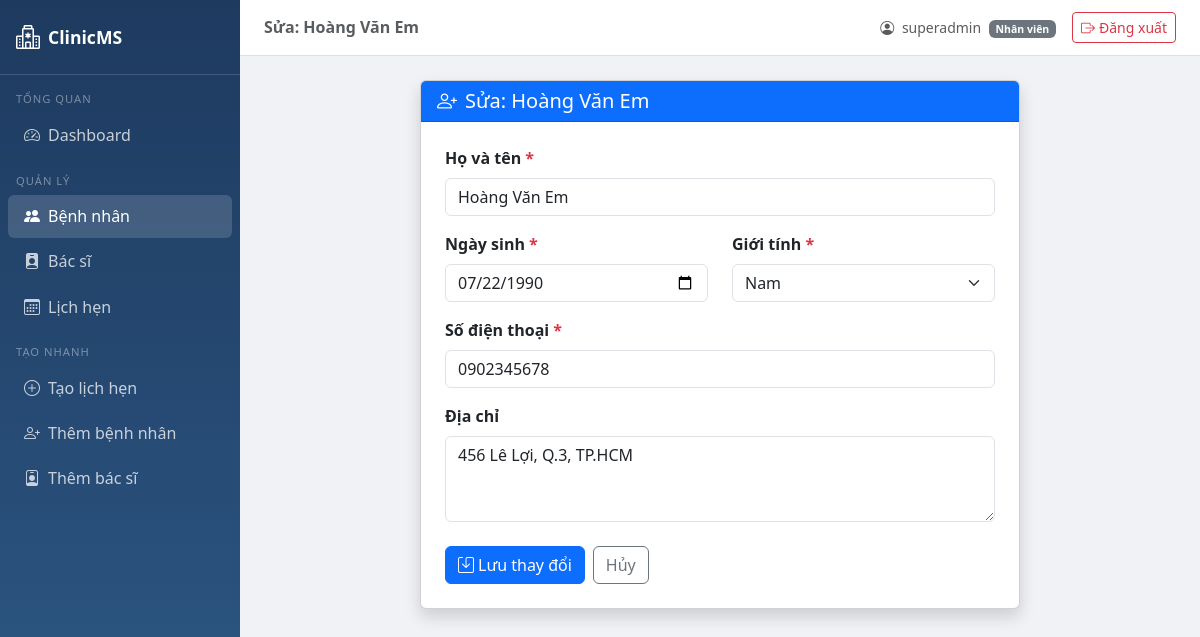
The page /patients/2/update/ (signed in) on the database its author committed.
### accounts/models.py (models this page shows, shortened)
class UserProfile(models.Model):
    ROLE_CHOICES = [
        ('admin', 'Quản trị viên'),
        ('doctor', 'Bác sĩ'),
        ('staff', 'Nhân viên'),
    ]
    user = models.OneToOneField(User, on_delete=models.CASCADE, related_name='profile')
    role = models.CharField(max_length=10, choices=ROLE_CHOICES, default='staff', verbose_name='Vai trò')
    phone = models.CharField(max_length=15, blank=True, verbose_name='Số điện thoại')
    class Meta:
        verbose_name = 'Hồ sơ người dùng'
        verbose_name_plural = 'Hồ sơ người dùng'

### patients/models.py (models this page shows, shortened)
class Patient(models.Model):
    GENDER_CHOICES = [
        ('M', 'Nam'),
        ('F', 'Nữ'),
        ('O', 'Khác'),
    ]
    full_name = models.CharField(max_length=100, verbose_name='Họ và tên')
    date_of_birth = models.DateField(verbose_name='Ngày sinh')
    gender = models.CharField(max_length=1, choices=GENDER_CHOICES, verbose_name='Giới tính')
    phone = models.CharField(max_length=15, verbose_name='Số điện thoại')
    address = models.TextField(blank=True, verbose_name='Địa chỉ')
    created_at = models.DateTimeField(auto_now_add=True, verbose_name='Ngày tạo')
    class Meta:
        verbose_name = 'Bệnh nhân'
        verbose_name_plural = 'Bệnh nhân'
        ordering = ['-created_at']

### patients/views.py (the view)
# urls.py: path('<int:pk>/update/', views.patient_update, name='update'),
@login_required
@role_required('admin', 'staff')
def patient_update(request, pk):
    patient = get_object_or_404(Patient, pk=pk)
    if request.method == 'POST':
        form = PatientForm(request.POST, instance=patient)
        if form.is_valid():
            form.save()
            messages.success(request, f'Đã cập nhật thông tin {patient.full_name}!')
            return redirect('patients:detail', pk=patient.pk)
    else:
        form = PatientForm(instance=patient)
    return render(request, 'patients/patient_form.html', {
        'form': form, 'patient': patient,
        'title': f'Sửa: {patient.full_name}',
        'button_text': 'Lưu thay đổi', 'is_update': True,
    })

### patients/forms.py (shortened to what this page needs)
class PatientForm(forms.ModelForm):
    class Meta:
        model = Patient
        fields = ['full_name', 'date_of_birth', 'gender', 'phone', 'address']
        widgets = {
            'full_name':     forms.TextInput(attrs={'class': 'form-control', 'placeholder': 'Nguyễn Văn A'}),
            'date_of_birth': forms.DateInput(attrs={'class': 'form-control', 'type': 'date'}),
            'gender':        forms.Select(attrs={'class': 'form-select'}),
            'phone':         forms.TextInput(attrs={'class': 'form-control', 'placeholder': '0901234567'}),
            'address':       forms.Textarea(attrs={'class': 'form-control', 'rows': 3}),
        }
        labels = {
            'full_name': 'Họ và tên', 'date_of_birth': 'Ngày sinh',
            'gender': 'Giới tính', 'phone': 'Số điện thoại', 'address': 'Địa chỉ',
        }

### accounts/context_processors.py (called while the page is built)
def user_role(request):
    ctx = {
        'is_admin': False,
        'is_staff_role': False,
        'is_doctor': False,
        'is_admin_or_staff': False,
    }
    if request.user.is_authenticated:
        if request.user.is_superuser:
            ctx['is_admin'] = True
            ctx['is_admin_or_staff'] = True
        elif hasattr(request.user, 'profile'):
            role = request.user.profile.role
            ctx['is_admin']         = (role == 'admin')
            ctx['is_staff_role']    = (role == 'staff')
            ctx['is_doctor']        = (role == 'doctor')
            ctx['is_admin_or_staff'] = (role in ['admin', 'staff'])
    return ctx

### templates/patients/patient_form.html (shortened to what this page needs)
{% extends 'base.html' %}
{% block page_title %}{{ title }}{% endblock %}
{% block content %}
<div class="row justify-content-center">
    <div class="col-md-8">
        <div class="card shadow">
            <div class="card-header bg-primary text-white">
                <h5 class="mb-0"><i class="bi bi-person-plus me-2"></i>{{ title }}</h5>
            </div>
            <div class="card-body p-4">
                <form method="post" novalidate>
                    <div class="mb-3">
                        <label class="form-label fw-semibold">Họ và tên <span class="text-danger">*</span></label>
                        {{ form.full_name }}
                    </div>
                    <div class="row">
                        <div class="col-md-6 mb-3">
                            <label class="form-label fw-semibold">Ngày sinh <span class="text-danger">*</span></label>
                            {{ form.date_of_birth }}
                        </div>
                        <div class="col-md-6 mb-3">
                            <label class="form-label fw-semibold">Giới tính <span class="text-danger">*</span></label>
                            {{ form.gender }}
                        </div>
                    </div>
                    <div class="mb-3">
                        <label class="form-label fw-semibold">Số điện thoại <span class="text-danger">*</span></label>
                        {{ form.phone }}
                    </div>
                    <div class="mb-4">
                        <label class="form-label fw-semibold">Địa chỉ</label>
                        {{ form.address }}
                    </div>
                    <div class="d-flex gap-2">
                        <button type="submit" class="btn btn-primary"><i class="bi bi-save me-1"></i>{{ button_text }}</button>
                        {% if is_update %}<a href="{% url 'patients:detail' pk=patient.pk %}" class="btn btn-outline-secondary">Hủy</a>
                        {% else %}<a href="{% url 'patients:list' %}" class="btn btn-outline-secondary">Hủy</a>{% endif %}
                    </div>
                </form>
            </div>
        </div>
    </div>
</div>
{% endblock %}

### templates/base.html (shortened to what this page needs)
<!DOCTYPE html>
<html lang="vi">
<head>
    <link href="https://cdn.jsdelivr.net/npm/bootstrap@5.3.0/dist/css/bootstrap.min.css" rel="stylesheet">
    <link href="https://cdn.jsdelivr.net/npm/bootstrap-icons@1.10.5/font/bootstrap-icons.css" rel="stylesheet">
</head>
<body>
<nav class="sidebar">
    <a class="sidebar-brand" href="{% url 'dashboard:index' %}">
        <i class="bi bi-hospital fs-4"></i> ClinicMS
    </a>
    <div class="mt-2">
        <div class="nav-section">Tổng quan</div>
        <a href="{% url 'dashboard:index' %}" class="nav-link {% if request.resolver_match.app_name == 'dashboard' %}active{% endif %}">
            <i class="bi bi-speedometer2 me-2"></i>Dashboard
        </a>
        {% if is_admin_or_staff %}
        <div class="nav-section mt-2">Quản lý</div>
        <a href="{% url 'patients:list' %}" class="nav-link {% if request.resolver_match.app_name == 'patients' %}active{% endif %}">
            <i class="bi bi-people-fill me-2"></i>Bệnh nhân
        </a>
        <a href="{% url 'doctors:list' %}" class="nav-link {% if request.resolver_match.app_name == 'doctors' %}active{% endif %}">
            <i class="bi bi-person-badge-fill me-2"></i>Bác sĩ
        </a>
        <a href="{% url 'appointments:list' %}" class="nav-link {% if request.resolver_match.app_name == 'appointments' %}active{% endif %}">
            <i class="bi bi-calendar3 me-2"></i>Lịch hẹn
        </a>
        <div class="nav-section mt-2">Tạo nhanh</div>
        <a href="{% url 'appointments:create' %}" class="nav-link">
            <i class="bi bi-plus-circle me-2"></i>Tạo lịch hẹn
        </a>
        <a href="{% url 'patients:create' %}" class="nav-link">
            <i class="bi bi-person-plus me-2"></i>Thêm bệnh nhân
        </a>
        {% if is_admin %}
        <a href="{% url 'doctors:create' %}" class="nav-link">
            <i class="bi bi-person-badge me-2"></i>Thêm bác sĩ
        </a>
        {% endif %}
        {% endif %}
    </div>
</nav>
<div class="main-content">
    <div class="topbar">
        <h6 class="mb-0 fw-semibold text-muted">{% block page_title %}{% endblock %}</h6>
        <div class="d-flex align-items-center gap-3">
            {% if request.user.is_authenticated %}
            <span class="text-muted small">
                <i class="bi bi-person-circle me-1"></i>
                {{ request.user.get_full_name|default:request.user.username }}
                {% if request.user.profile %}
                <span class="badge bg-secondary ms-1">{{ request.user.profile.get_role_display }}</span>
                {% endif %}
            </span>
            <form method="post" action="{% url 'accounts:logout' %}" class="mb-0">
                <button type="submit" class="btn btn-outline-danger btn-sm">
                    <i class="bi bi-box-arrow-right me-1"></i>Đăng xuất
                </button>
            </form>
            {% endif %}
        </div>
    </div>
    <div class="content-area">
        {% block content %}{% endblock %}
    </div>
</div>
</body>
</html>

### templates/base.html (style rules this page uses)
body { background-color: #f0f2f5; }
.sidebar { width: 240px; min-height: 100vh; background: linear-gradient(180deg, #1e3a5f 0%, #2d5986 100%); position: fixed; top: 0; left: 0; z-index: 100; }
.sidebar-brand { padding: 1.2rem 1rem; border-bottom: 1px solid rgba(255,255,255,.15); color: white; font-weight: bold; font-size: 1.1rem; text-decoration: none; display: flex; align-items: center; gap: 8px; }
.sidebar .nav-link { color: rgba(255,255,255,.75); padding: .6rem 1rem; border-radius: 6px; margin: 2px 8px; transition: all .2s; }
.sidebar .nav-link:hover, .sidebar .nav-link.active { background: rgba(255,255,255,.15); color: white; }
.sidebar .nav-section { font-size: .7rem; text-transform: uppercase; letter-spacing: 1px; color: rgba(255,255,255,.4); padding: .5rem 1rem .2rem; }
.main-content { margin-left: 240px; min-height: 100vh; }
.topbar { background: white; border-bottom: 1px solid #e0e0e0; padding: .75rem 1.5rem; display: flex; justify-content: space-between; align-items: center; }
.content-area { padding: 1.5rem; }

### rows shown on the page
Patient: full_name "Hoàng Văn Em", date_of_birth "07/22/1990", gender "Nam", phone "0902345678", address "456 Lê Lợi, Q.3, TP.HCM"

### other values the page prints
{{ title }} "Sửa: Hoàng Văn Em"
{{ request.user.get_full_name|default:request.user.username }} "superadmin"
{{ request.user.profile.get_role_display }} "Nhân viên"
{{ button_text }} "Lưu thay đổi"
